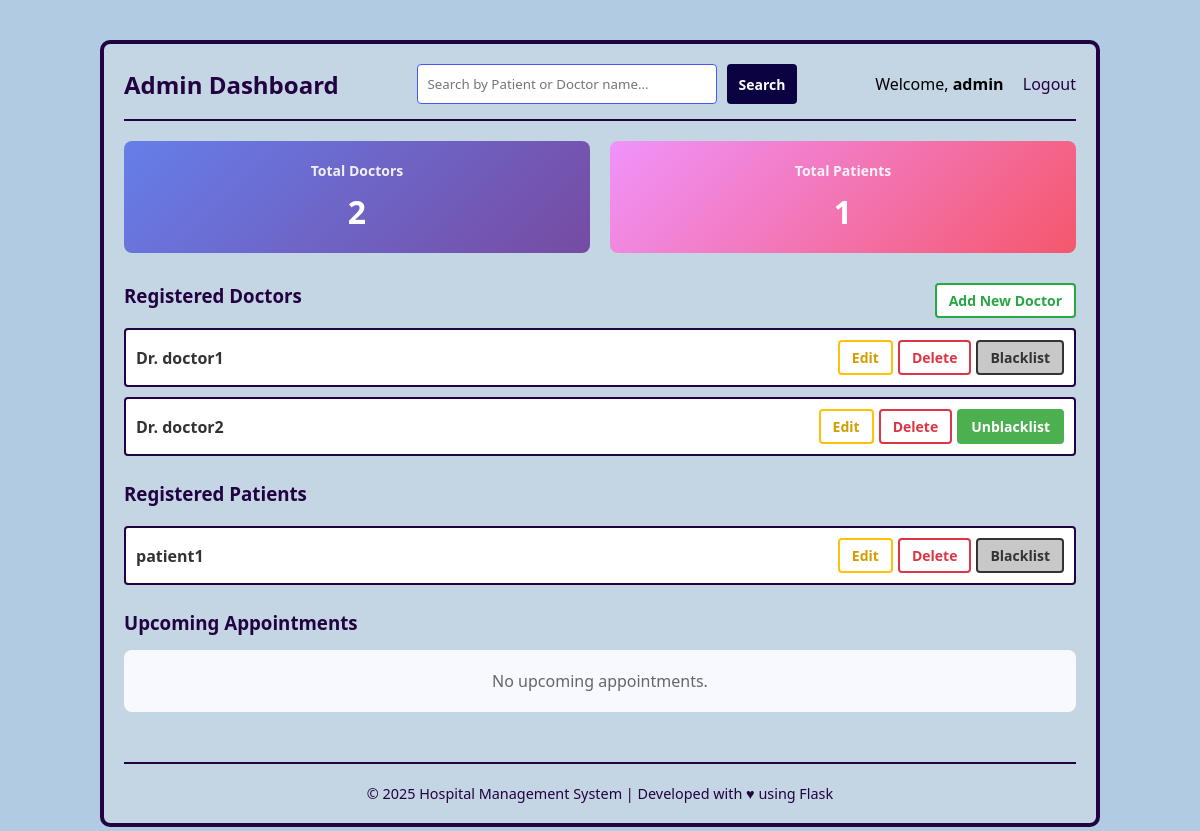
The page /admin_dashboard (signed in) on the database its author committed.
### application/models.py (models this page shows)
class Doctor(db.Model):
    id = db.Column(db.Integer, primary_key=True)
    email = db.Column(db.String(), unique=True, nullable=False)
    username = db.Column(db.String(), unique=True, nullable=False)
    password = db.Column(db.String(), nullable=False)
    name = db.Column(db.String(), nullable=False)
    Dep_id = db.Column(db.Integer, db.ForeignKey("department.id"), nullable=False)
    gender = db.Column(db.Enum('Male', 'Female'), nullable=False)
    appointments = db.relationship('Appointment', backref='doctor')
    is_blacklisted = db.Column(db.Boolean, default=False, nullable=False)

class Patient(db.Model):
    id = db.Column(db.Integer, primary_key=True)
    email = db.Column(db.String(), unique=True, nullable=False)
    username = db.Column(db.String(), unique=True, nullable=False)
    password = db.Column(db.String(), nullable=False)
    name = db.Column(db.String(), nullable=False)
    age = db.Column(db.Integer)
    gender = db.Column(db.Enum('Male', 'Female'))
    appointments = db.relationship('Appointment', backref='patient')
    is_blacklisted = db.Column(db.Boolean, default=False, nullable=False)

### application/controllers.py (the view, shortened to what this page needs)
@app.route("/admin_dashboard", methods=["GET", "POST"])
def admin_dashboard():
    if session.get('user_type') != 'admin':
        flash('Access denied.', 'error')
        return redirect(url_for('home'))
    query = request.args.get('q', '').strip()
    doctors_q = Doctor.query
    patients_q = Patient.query
    appointments_q = Appointment.query.join(Patient).join(Doctor)
    if query:
        search = f"%{query}%"
        doctors = doctors_q.filter(Doctor.name.ilike(search)).all()
        patients = patients_q.filter(Patient.name.ilike(search)).all()
        appointments = appointments_q.filter(
            Patient.name.ilike(search) | Doctor.name.ilike(search)
        ).all()
    else:
        doctors = doctors_q.all()
        patients = patients_q.all()
        appointments = appointments_q.all()
    appointments_with_details = []
    return render_template('admin_dashboard.html', doctors=doctors, patients=patients, appointments=appointments_with_details)

### templates/admin_dashboard.html (shortened to what this page needs)
{% extends "base.html" %}
{% block search_box %}
<form action="{{ url_for('admin_dashboard') }}" method="GET" style="display: flex; gap: 10px;">
    <input type="text"
           name="q"
           value="{{ request.args.get('q', '') }}"
           placeholder="Search by Patient or Doctor name..."
           style="width: 300px; padding: 10px; border-radius: 4px; border: 1px solid #4859f0;">
    <button type="submit" class="btn btn-search">Search</button>
</form>
{% endblock %}
{% block content %}
<div class="section" style="display: flex; gap: 20px; margin-bottom: 30px;">
    <div class="stat-card" style="flex: 1; padding: 20px; background: linear-gradient(135deg, #667eea 0%, #764ba2 100%); border-radius: 8px; color: white; text-align: center;">
        <h4 style="margin: 0 0 10px 0; font-size: 14px; opacity: 0.9;">Total Doctors</h4>
        <p style="margin: 0; font-size: 32px; font-weight: bold;">{{ doctors|length }}</p>
    </div>
    <div class="stat-card" style="flex: 1; padding: 20px; background: linear-gradient(135deg, #f093fb 0%, #f5576c 100%); border-radius: 8px; color: white; text-align: center;">
        <h4 style="margin: 0 0 10px 0; font-size: 14px; opacity: 0.9;">Total Patients</h4>
        <p style="margin: 0; font-size: 32px; font-weight: bold;">{{ patients|length }}</p>
    </div>
</div>
<div class="section">
    <div class="section-header">
        <h3>Registered Doctors</h3>
        <a href="/doctor_register" class="btn btn-create">
            Add New Doctor
        </a>
    </div>
    <div class="list-container">
        {% if doctors|length == 0 %}
            <p style="color: #666; padding: 20px; text-align: center;">
                No doctors registered yet.
            </p>
        {% else %}
            {% for doctor in doctors %}
            <div class="list-item">
                <span class="name">Dr. {{ doctor.name }}</span>
                <div class="actions">
                    <a href="{{ url_for('edit_doctor', doctor_id=doctor.id) }}" class="btn btn-edit">Edit</a>
                    <a href="{{ url_for('delete_doctor', doctor_id=doctor.id) }}" class="btn btn-delete"
                       onclick="return confirm('Are you sure you want to delete Dr. {{ doctor.name }}? This cannot be undone.')">
                        Delete
                    </a>
                    {% if doctor.is_blacklisted %}
                        <a href="{{ url_for('unblacklist_doctor', doctor_id=doctor.id) }}"
                           class="btn"
                           style="background:#4caf50; color:white; border:2px solid #4caf50;"
                           onclick="return confirm('Remove Dr. {{ doctor.name }} from blacklist?')">
                            Unblacklist
                        </a>
                    {% else %}
                        <a href="{{ url_for('blacklist_doctor', doctor_id=doctor.id) }}"
                           class="btn btn-blacklist"
                           onclick="return confirm('Blacklist Dr. {{ doctor.name }}? They will not be able to login.')">
                            Blacklist
                        </a>
                    {% endif %}
                </div>
            </div>
            {% endfor %}
        {% endif %}
    </div>
</div>
<div class="section">
    <div class="section-header">
        <h3>Registered Patients</h3>
    </div>
    <div class="list-container">
        {% if patients|length == 0 %}
            <p style="color: #666; padding: 20px; text-align: center;">
                No patients registered yet.
            </p>
        {% else %}
            {% for patient in patients %}
            <div class="list-item">
                <span class="name">{{ patient.name }}</span>
                <div class="actions">
                    <a href="{{ url_for('edit_patient', patient_id=patient.id) }}" class="btn btn-edit">Edit</a>
                    <a href="{{ url_for('delete_patient', patient_id=patient.id) }}"
                       class="btn btn-delete"
                       onclick="return confirm('Delete {{ patient.name }} permanently?')">
                        Delete
                    </a>
                    {% if patient.is_blacklisted %}
                        <a href="{{ url_for('unblacklist_patient', patient_id=patient.id) }}"
                           class="btn"
                           style="background:#4caf50; color:white; border:2px solid #4caf50;"
                           onclick="return confirm('Remove {{ patient.name }} from blacklist?')">
                            Unblacklist
                        </a>
                    {% else %}
                        <a href="{{ url_for('blacklist_patient', patient_id=patient.id) }}"
                           class="btn btn-blacklist"
                           onclick="return confirm('Blacklist {{ patient.name }}? They will not be able to login.')">
                            Blacklist
                        </a>
                    {% endif %}
                </div>
            </div>
            {% endfor %}
        {% endif %}
    </div>
</div>
<div class="section">
    <h3 style="margin-bottom: 15px;">Upcoming Appointments</h3>
    {% if appointments|length == 0 %}
        <p style="color: #666; padding: 20px; text-align: center; background: #f8f9ff; border-radius: 8px;">
            No upcoming appointments.
        </p>
    {% endif %}
</div>
{% endblock %}

### static/style1.css (style rules this page uses)
* { margin: 0; padding: 0; box-sizing: border-box; font-family: 'Segoe UI', Tahoma, Geneva, Verdana, sans-serif; }
body { background-color: rgb(177, 204, 226); display: flex; justify-content: center; padding: 20px; }
.search-box input { padding: 8px; border-radius: 4px; border: 1px solid #4859f0; background-color: white; width: 250px; }
.section h3 { color: rgb(34, 2, 65); margin-bottom: 10px; }
.section { margin-bottom: 25px; }
.section-header { display: flex; justify-content: space-between; align-items: center; margin-bottom: 10px; }
.list-container { display: flex; flex-direction: column; gap: 10px; }
.list-item { display: flex; justify-content: space-between; align-items: center; border: 2px solid rgb(34, 2, 65); border-radius: 4px; padding: 10px; background-color: white; }
.list-item .name { color: #333; font-weight: bold; }
.actions { display: flex; gap: 5px; }
.btn { border-radius: 4px; padding: 6px 12px; cursor: pointer; font-size: 14px; font-weight: bold; transition: 0.3s; text-decoration: none; }
.btn-search { background-color: rgb(11, 2, 65); color: white; border: none; }
.btn-create { background-color: white; border: 2px solid #28a745; color: #28a745; }
.btn-edit { background-color: white; border: 2px solid #ffc107; color: #d39e00; }
.btn-delete { background-color: white; border: 2px solid #dc3545; color: #dc3545; }
.btn-blacklist { background-color: rgb(200, 200, 200); border: 2px solid #333; color: #333; }

### rows shown on the page
Doctor: name "doctor1"
Doctor: name "doctor2"
Patient: name "patient1"

### other values the page prints
{{ session.username }} "admin"
{{ doctors|length }} "2"
{{ patients|length }} "1"
